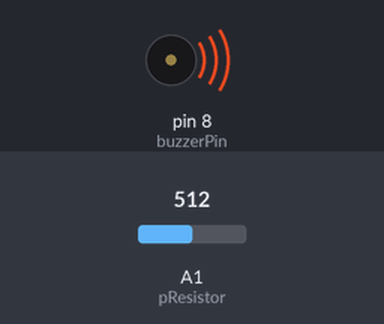
The sketch below on a simulated Arduino Uno, built with avr-gcc and run on an emulated ATmega328P. On the bench: buzzer (waves = sounding). The test bench sets the inputs (shaded band); at power-on: A1 (pResistor) = 512. What the sketch prints to the serial monitor is not drawn.

Above: at 1.8 s.
1.9 s: A1 (pResistor) set to 0
Timing chart, 0 to 4.9 s (numbered marks = the images above; inputs shaded):
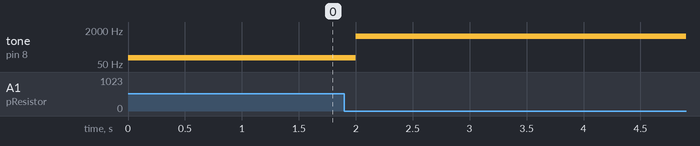

Measured:
- after the input at 1.9 s, tone on pin 8 (buzzerPin): 100 Hz → 1000 Hz after 0.10 s

The sketch:

photoResistor.ino
```cpp
// Constants
const int pResistor = A1;
const int buzzerPin = 8;  // Pin for the buzzer

// Variables
int value;                // Store value from photoresistor (0-1023)

void setup() {
  pinMode(pResistor, INPUT);
  pinMode(buzzerPin, OUTPUT);

  Serial.begin(9600);            // Derial communication
}

void loop() {
  value = analogRead(pResistor);  // Read the value from the photoresitor
  value = map(value, 1023, 0, 10, 0);

  if (value == 0) {
    Serial.println("high frequency");
    tone(buzzerPin, 1000);      // High-frequency tone
  }
  else {
    Serial.println("low frequency");
    tone(buzzerPin, 100);       // Low-frequency tone
  }

  delay(1000);                   // Small delay
}
```
